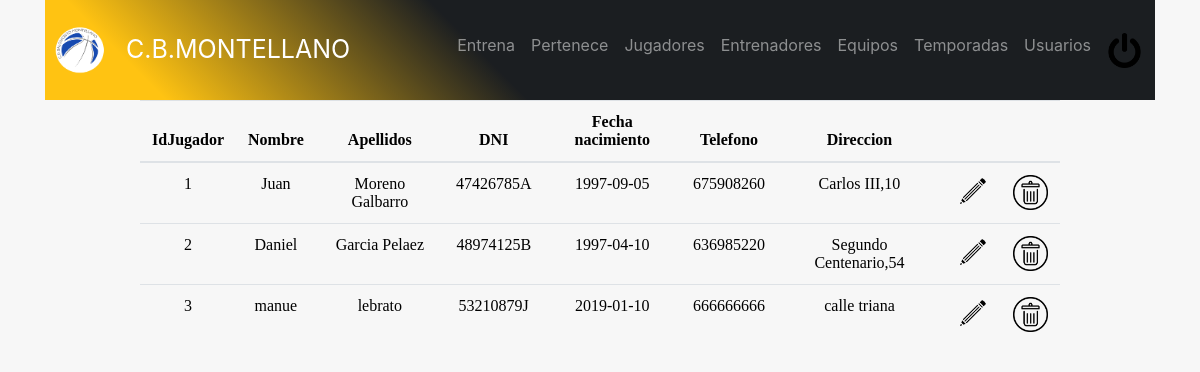
Page /admin/jugadores.php on the committed database.
### tables this page shows
CREATE TABLE `jugador` (
  `idjugador` int(11) unsigned NOT NULL AUTO_INCREMENT,
  `nombre` varchar(100) NOT NULL,
  `apellidos` varchar(100) NOT NULL,
  `dni` varchar(9) NOT NULL,
  `fechanacimiento` date NOT NULL,
  `telefono` varchar(9) DEFAULT NULL,
  `direccion` varchar(100) DEFAULT NULL,
  PRIMARY KEY (`idjugador`)
);

### admin/jugadores.php (the view, shortened to what this page needs)
<link rel="stylesheet" href="https://stackpath.bootstrapcdn.com/bootstrap/4.2.1/css/bootstrap.min.css">
<!DOCTYPE html>
<html>
<head>
  <link rel="stylesheet" href="https://stackpath.bootstrapcdn.com/bootstrap/4.2.1/css/bootstrap.min.css">
  <link rel="stylesheet" type="text/css" href="../header/header.css">
  <link rel="stylesheet" type="text/css" href="style.css">
  <link href="//maxcdn.bootstrapcdn.com/font-awesome/4.2.0/css/font-awesome.min.css" rel="stylesheet">
</head>
  <body>
  <div class="container">
    <?php
      include_once "../header/headeradmin.php";
    ?>
    <?php
      $connection = new mysqli("localhost", "juan", "2asirtriana", "cbmontellano");
      $connection->set_charset("uft8");
        $query="SELECT * from jugador";
      if ($result = $connection->query($query)) {
      ?>
      <div class="row justify-content-center">
      <div class="col-md-10">
          <table class="table table-hover" id="tabla">
          <thead>
            <tr>
              <th scope="col">IdJugador</th>
              <th scope="col">Nombre</th>
              <th scope="col">Apellidos</th>
              <th scope="col">DNI</th>
              <th scope="col">Fecha nacimiento</th>
              <th scope="col">Telefono</th>
              <th scope="col">Direccion</th>
              <th scope="col"></th>
              <th scope="col"></th>
            </tr>
          </thead>
          <tbody>
      <?php
          while($obj = $result->fetch_object()) {
              echo "<tr>";
                echo "<td>".$obj->idjugador."</td>";
                echo "<td>".$obj->nombre."</td>";
                echo "<td>".$obj->apellidos."</td>";
                echo "<td>".$obj->dni."</td>";
                echo "<td>".$obj->fechanacimiento."</td>";
                echo "<td>".$obj->telefono."</td>";
                echo "<td>".$obj->direccion."</td>";
                echo "<td><a href='editarjugador.php?id=$obj->idjugador'><img src='editar2.png' width='35px' height='35px'/></a></td>";
                echo "<td><a href='eliminarjugador.php?id=$obj->idjugador'><img src='borrar2.png' width='35px' height='35px'/></a></td>";
              echo "</tr>";
          }
      }
    ?>
    </tbody>
    </table>
    </div>
    </div>
    </div>
  </body>
</html>

### header/header.css (style rules this page uses)
body { margin: 0; font-family: -apple-system,BlinkMacSystemFont,"Segoe UI",Roboto,"Helvetica Neue",Arial,sans-serif; font-size: 1rem; font-weight: 400; line-height: 1.5; color: #212529; background-color: #f7f7f7; }
a { color: #0a0a0a; text-decoration: none; }

### admin/style.css (style rules this page uses)
#tabla { text-align: center; color: black; font-family: 'Times New Roman', Times, serif; font-weight: normal; margin-bottom: 240px; }

### rows in the picture
jugador: idjugador "1", nombre "Juan", apellidos "Moreno Galbarro", dni "47426785A", fechanacimiento "1997-09-05", telefono "675908260", direccion "Carlos III,10"
jugador: idjugador "2", nombre "Daniel", apellidos "Garcia Pelaez", dni "48974125B", fechanacimiento "1997-04-10", telefono "636985220", direccion "Segundo Centenario,54"
jugador: idjugador "3", nombre "manue", apellidos "lebrato", dni "53210879J", fechanacimiento "2019-01-10", telefono "666666666", direccion "calle triana"
